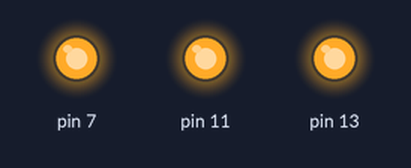
The program below on a simulated Raspberry Pi (header pin numbers). Parts: output pins drawn as LEDs (lit = HIGH).

Above: at 0.1 s.
At 3.1 s:
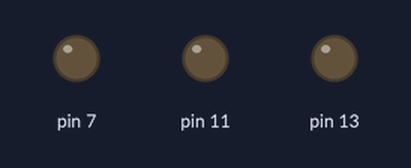
At 12.12 s:
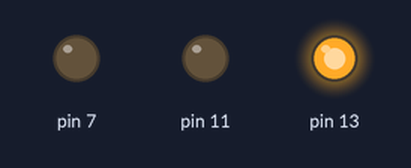
At 21.37 s:
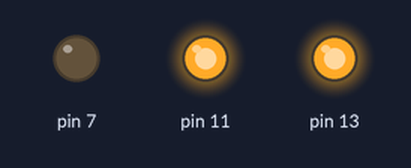
At 30.62 s:
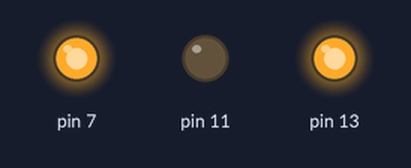
At 39.87 s:
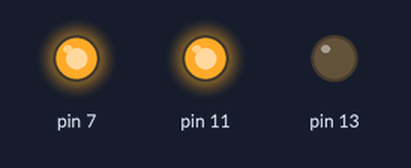
Timing chart, 0 to 40.0 s (numbered marks = the images above):
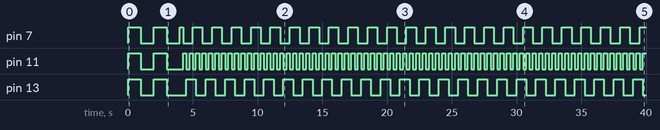

Measured:
- by itself, pin 7: LOW → HIGH at 0.00 s, → LOW 1.0 s later, → HIGH 1.0 s later, → LOW 1.0 s later, … (53 changes in this stretch)
- by itself, pin 11: goes HIGH 1.0 s, LOW 1.0 s, HIGH 1.0 s, LOW 1.3 s, 71 × (HIGH 0.25 s, LOW 0.25 s), then HIGH
- by itself, pin 13: goes HIGH 1.0 s, LOW 1.0 s, HIGH 1.0 s, LOW 1.5 s, 23 × (HIGH 0.75 s, LOW 0.75 s), HIGH 0.75 s, then LOW

The program:

triColor.py
```python
#!/usr/bin/env python

import RPi.GPIO as GPIO
import time
import random

def red():
    GPIO.output(7, True)
    time.sleep(.25)
    GPIO.output(7, False)
def green():
    GPIO.output(11, True)
    time.sleep(.25)
    GPIO.output(11, False)
def blue():
    GPIO.output(13, True)
    time.sleep(.25)
    GPIO.output(13, False)
def aqua():
    GPIO.output(11, True)
    GPIO.output(13, True)
    time.sleep(.25)
    GPIO.output(11, False)
    GPIO.output(13, False)
def purple():
    GPIO.output(7, True)
    GPIO.output(13, True)
    time.sleep(.25)
    GPIO.output(7, False)
    GPIO.output(13, False)
def IDontKnowRedAndGreen():
    GPIO.output(7, True)
    GPIO.output(11, True)
    time.sleep(.25)
    GPIO.output(7, False)
    GPIO.output(11, False)
def main():
    GPIO.setmode(GPIO.BOARD)
    GPIO.setup(7, GPIO.OUT)
    GPIO.setup(11, GPIO.OUT)
    GPIO.setup(13, GPIO.OUT)
    for i in range(0, 2):
        GPIO.output(7, True)
        GPIO.output(11, True)
        GPIO.output(13, True)
        time.sleep(1)
        GPIO.output(7, False)
        GPIO.output(11, False)
        GPIO.output(13, False)
        time.sleep(1)
    for i in range(0, 50):
        red()
        green()
        blue()
        aqua()
        purple()
        IDontKnowRedAndGreen()

    GPIO.cleanup()

if __name__ == "__main__":
    main()
```
